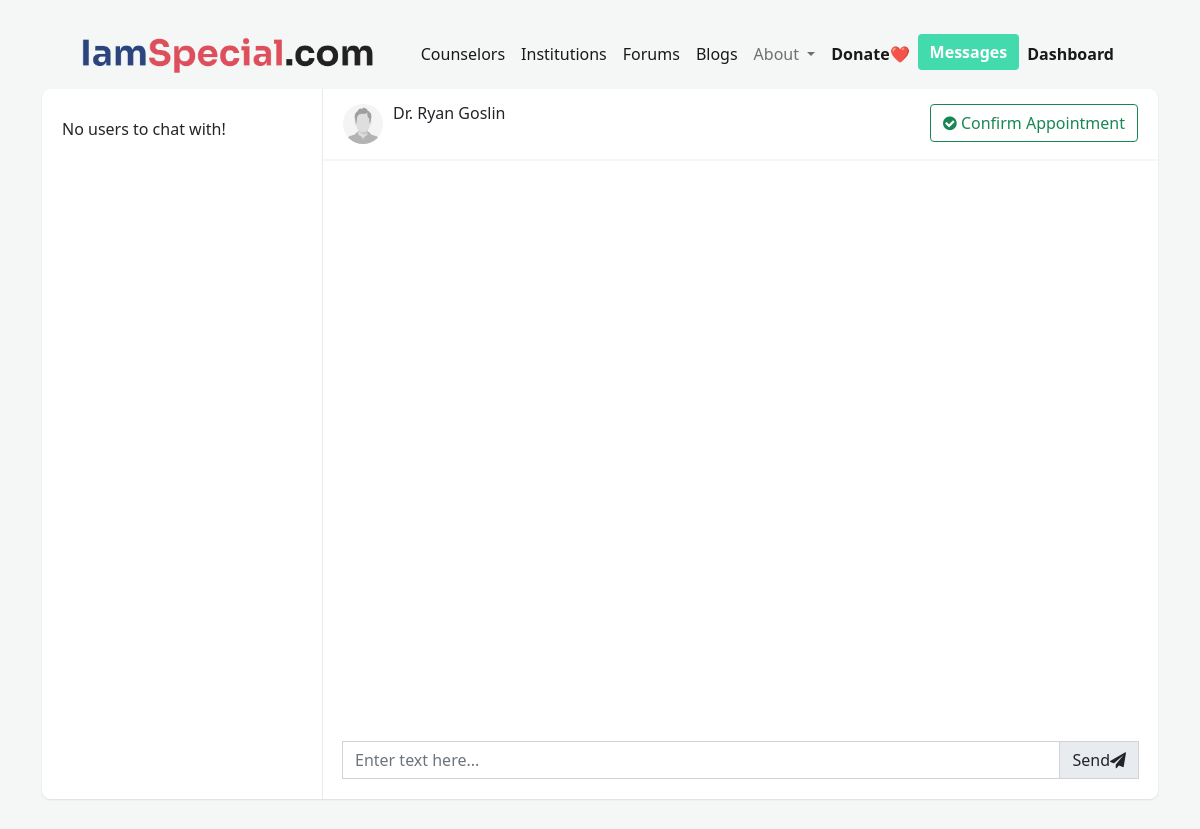
The app's page /chat.php?chatWith=8 (signed in), older data.
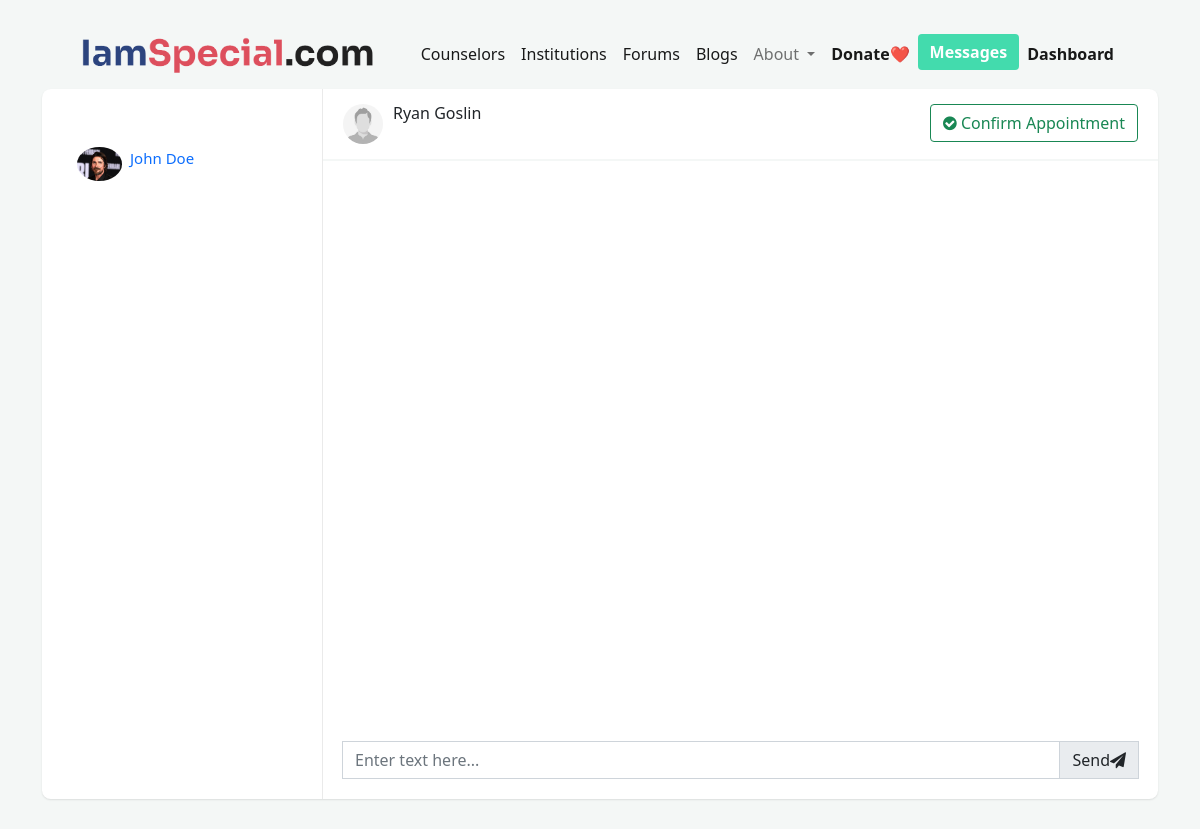
The same page, newer data.
### tables this page shows
CREATE TABLE `users` (
  `id` int(11) NOT NULL,
  `first_name` varchar(255) NOT NULL,
  `last_name` varchar(255) NOT NULL,
  `username` varchar(255) NOT NULL,
  `password` varchar(255) NOT NULL,
  `email` varchar(255) NOT NULL,
  `phone` varchar(255) NOT NULL DEFAULT '12345678911',
  `role` int(11) DEFAULT 3,
  `verified` enum('T','F') DEFAULT 'F',
  `avatar` text DEFAULT 'demo.jpg',
  `area` varchar(255) NOT NULL,
  `city` varchar(255) NOT NULL,
  `state` varchar(255) NOT NULL,
  `speciality` varchar(255) DEFAULT NULL,
  `randSalt` varchar(255) DEFAULT '$2y$10$verycrazystring1234567'
);

### includes/functions.php (called while the page is built, shortened)
<?php
include_once "db.php";
function getUserByID($id)
{
    global $connection;
    $query = "SELECT * FROM users WHERE id='$id'";
    $res = mysqli_query($connection, $query) or die("Failed " . mysqli_error($connection));
    if ($res) {
        return mysqli_fetch_assoc($res);
    }
}
function findWhoUserIsChattingWith($id)
{
    global $connection;
    $sql = "SELECT * FROM users WHERE id IN (SELECT receiver FROM chats WHERE sender='$id' OR receiver IN (SELECT sender FROM chats WHERE receiver='$id'))";
    $res = mysqli_query($connection, $sql) or die("Failed " . mysqli_error($connection));
    return $res;
}

### chat.php (the view, shortened to what this page needs)
<?php include "includes/components/header.php" ?>
<?php include "includes/components/navbar.php" ?>
<?php
if (!isset($_SESSION["id"])) {
    header("Location: 404.php");
    return;
} else {
    if (isset($_GET["chatWith"])) {
        $chatWith = getUserByID($_GET["chatWith"]);
    } else {
        $chatWith = findOneUserWhoUserIsChattingWith($_SESSION["id"]);
        $chatWith = $chatWith["id"];
        header("Location: chat.php?chatWith=$chatWith");
    }
}
?>
<link href="https://maxcdn.bootstrapcdn.com/font-awesome/4.7.0/css/font-awesome.min.css" rel="stylesheet" />
<?php
function toggleActive($id)
{
    if (isset($_GET["chatWith"])) {
        if ($_GET["chatWith"] == $id) {
            return "<li class='clearfix active'>";
        } else {
            return "<li class='clearfix'>";
        }
    } else {
        return "<li class='clearfix'>";
    }
}
?>
<div class="container">
    <div class="row clearfix">
        <div class="col-lg-12">
            <div class="card chat-app" style="height: auto;">
                <div id="plist" class="people-list">
                    <ul class="list-unstyled chat-list mt-2 mb-0">
                        <?php include_once "includes/components/chat-users.php" ?>
                    </ul>
                </div>
                <div class="chat">
                    <div class="chat-header clearfix">
                        <div class="row">
                            <div class="col-lg-6">
                                <a href="javascript:void(0);" data-toggle="modal" data-target="#view_info">
                                    <img src="images/avatars/<?php echo $chatWith["avatar"] ?>?1234324" alt="avatar">
                                </a>
                                <div class="chat-about">
                                    <h6 class="m-b-0"><?php echo $chatWith["first_name"] . " " . $chatWith["last_name"] ?></h6>
                                </div>
                            </div>
                            <div class="col-lg-6 hidden-sm text-right">
                                <?php
                                if ($_SESSION["role"] == 2) {
                                    echo "
                                    <a href='./admin/counselor-bookings.php?confirmWith={$chatWith['id']}' class='btn btn-outline-success'><i class='fa fa-circle-check'></i> Confirm Appointment</a>
                                    ";
                                }
                                ?>
                            </div>
                        </div>
                    </div>
                    <div id="chat-history" class="chat-history" style="overflow-x: auto; overflow-y: scroll; height:70vh;">
                    </div>
                    <div class="chat-message clearfix">
                        <form action="" id="typing-area">
                            <div class="input-group mb-0">
                                <input id="message" name="message" type="text" class="form-control" placeholder="Enter text here...">
                                <div style="cursor: pointer;" id="send" class="input-group-prepend">
                                    <span class="input-group-text">Send <i class="fa fa-send"></i></span>
                                </div>
                            </div>
                        </form>
                    </div>
                </div>
            </div>
        </div>
    </div>
</div>

### includes/components/chat-users.php
<?php
$chats = findWhoUserIsChattingWith($_SESSION["id"]);
$output = "";
if (mysqli_num_rows($chats) > 0) {
    $output = "";
    while ($row = mysqli_fetch_assoc($chats)) {
        $output .= "
            <li>
            <a style='text-decoration: none;' href='chat.php?chatWith={$row['id']}'>
            " . toggleActive($row["id"]) . "
                <img src='images/avatars/" . $row["avatar"] . "?1234324' alt='avatar'>
                <div class='about'>
                    <div class='name'>{$row['first_name']} {$row['last_name']}</div>
                </div>
            </li>
            </a>
            ";
    }
} else {
    $output = "No users to chat with!";
}
echo $output;

Row changes from the older to the newer data that the page shows:
now on this page (row edited): users: avatar (picture), first_name "John", last_name "Doe"
changed users "Goslin": first_name "Dr. Ryan" → "Ryan"
Text that changed along with them:
$output: "No users to chat with!" → (not shown)
